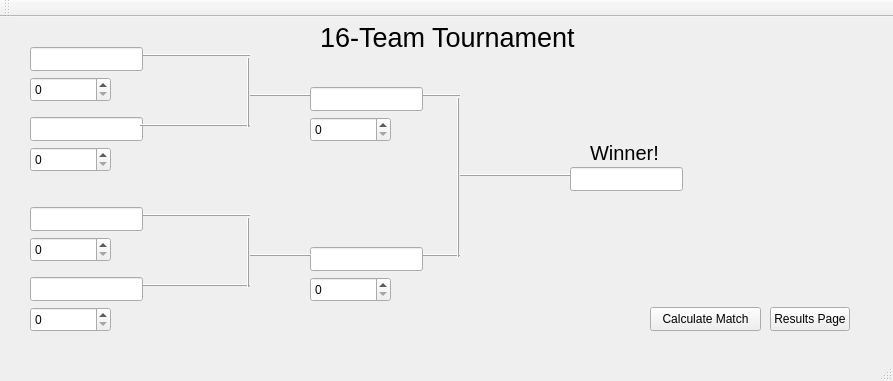
<?xml version="1.0" encoding="UTF-8"?>
<ui version="4.0">
 <class>_16TeamBracketMatchClass</class>
 <widget class="QMainWindow" name="_16TeamBracketMatchClass">
  <property name="geometry">
   <rect>
    <x>0</x>
    <y>0</y>
    <width>893</width>
    <height>381</height>
   </rect>
  </property>
  <property name="windowTitle">
   <string>_16TeamBracketMatch</string>
  </property>
  <widget class="QWidget" name="centralWidget">
   <widget class="QLineEdit" name="lineEdit_2">
    <property name="geometry">
     <rect>
      <x>30</x>
      <y>100</y>
      <width>113</width>
      <height>24</height>
     </rect>
    </property>
   </widget>
   <widget class="QFrame" name="frame_3">
    <property name="geometry">
     <rect>
      <x>140</x>
      <y>260</y>
      <width>111</width>
      <height>16</height>
     </rect>
    </property>
    <property name="font">
     <font>
      <underline>false</underline>
     </font>
    </property>
    <property name="frameShape">
     <enum>QFrame::Shape::HLine</enum>
    </property>
    <property name="frameShadow">
     <enum>QFrame::Shadow::Raised</enum>
    </property>
   </widget>
   <widget class="QFrame" name="frame_2">
    <property name="geometry">
     <rect>
      <x>140</x>
      <y>100</y>
      <width>111</width>
      <height>16</height>
     </rect>
    </property>
    <property name="font">
     <font>
      <underline>false</underline>
     </font>
    </property>
    <property name="frameShape">
     <enum>QFrame::Shape::HLine</enum>
    </property>
    <property name="frameShadow">
     <enum>QFrame::Shadow::Raised</enum>
    </property>
   </widget>
   <widget class="QFrame" name="frame_11">
    <property name="geometry">
     <rect>
      <x>420</x>
      <y>230</y>
      <width>41</width>
      <height>16</height>
     </rect>
    </property>
    <property name="font">
     <font>
      <underline>false</underline>
     </font>
    </property>
    <property name="frameShape">
     <enum>QFrame::Shape::HLine</enum>
    </property>
    <property name="frameShadow">
     <enum>QFrame::Shadow::Raised</enum>
    </property>
   </widget>
   <widget class="QFrame" name="frame_12">
    <property name="geometry">
     <rect>
      <x>460</x>
      <y>150</y>
      <width>111</width>
      <height>16</height>
     </rect>
    </property>
    <property name="font">
     <font>
      <underline>false</underline>
     </font>
    </property>
    <property name="frameShape">
     <enum>QFrame::Shape::HLine</enum>
    </property>
    <property name="frameShadow">
     <enum>QFrame::Shadow::Raised</enum>
    </property>
   </widget>
   <widget class="QPushButton" name="pushButton">
    <property name="geometry">
     <rect>
      <x>770</x>
      <y>290</y>
      <width>80</width>
      <height>24</height>
     </rect>
    </property>
    <property name="text">
     <string>Results Page</string>
    </property>
   </widget>
   <widget class="QFrame" name="frame_7">
    <property name="geometry">
     <rect>
      <x>240</x>
      <y>200</y>
      <width>16</width>
      <height>71</height>
     </rect>
    </property>
    <property name="font">
     <font>
      <underline>false</underline>
     </font>
    </property>
    <property name="frameShape">
     <enum>QFrame::Shape::VLine</enum>
    </property>
    <property name="frameShadow">
     <enum>QFrame::Shadow::Raised</enum>
    </property>
   </widget>
   <widget class="QFrame" name="frame_10">
    <property name="geometry">
     <rect>
      <x>420</x>
      <y>70</y>
      <width>41</width>
      <height>16</height>
     </rect>
    </property>
    <property name="font">
     <font>
      <underline>false</underline>
     </font>
    </property>
    <property name="frameShape">
     <enum>QFrame::Shape::HLine</enum>
    </property>
    <property name="frameShadow">
     <enum>QFrame::Shadow::Raised</enum>
    </property>
   </widget>
   <widget class="QFrame" name="frame_5">
    <property name="geometry">
     <rect>
      <x>240</x>
      <y>40</y>
      <width>16</width>
      <height>71</height>
     </rect>
    </property>
    <property name="font">
     <font>
      <underline>false</underline>
     </font>
    </property>
    <property name="frameShape">
     <enum>QFrame::Shape::VLine</enum>
    </property>
    <property name="frameShadow">
     <enum>QFrame::Shadow::Raised</enum>
    </property>
   </widget>
   <widget class="QPushButton" name="pushButton_2">
    <property name="geometry">
     <rect>
      <x>650</x>
      <y>290</y>
      <width>111</width>
      <height>24</height>
     </rect>
    </property>
    <property name="text">
     <string>Calculate Match</string>
    </property>
   </widget>
   <widget class="QLineEdit" name="lineEdit_6">
    <property name="geometry">
     <rect>
      <x>310</x>
      <y>230</y>
      <width>113</width>
      <height>24</height>
     </rect>
    </property>
   </widget>
   <widget class="QLabel" name="label_2">
    <property name="geometry">
     <rect>
      <x>320</x>
      <y>0</y>
      <width>261</width>
      <height>41</height>
     </rect>
    </property>
    <property name="font">
     <font>
      <pointsize>20</pointsize>
     </font>
    </property>
    <property name="text">
     <string>16-Team Tournament</string>
    </property>
   </widget>
   <widget class="QSpinBox" name="spinBox_2">
    <property name="geometry">
     <rect>
      <x>30</x>
      <y>130</y>
      <width>81</width>
      <height>25</height>
     </rect>
    </property>
    <property name="maximum">
     <number>100</number>
    </property>
   </widget>
   <widget class="QFrame" name="frame_9">
    <property name="geometry">
     <rect>
      <x>450</x>
      <y>80</y>
      <width>16</width>
      <height>161</height>
     </rect>
    </property>
    <property name="font">
     <font>
      <underline>false</underline>
     </font>
    </property>
    <property name="frameShape">
     <enum>QFrame::Shape::VLine</enum>
    </property>
    <property name="frameShadow">
     <enum>QFrame::Shadow::Raised</enum>
    </property>
   </widget>
   <widget class="QFrame" name="frame_8">
    <property name="geometry">
     <rect>
      <x>250</x>
      <y>230</y>
      <width>61</width>
      <height>16</height>
     </rect>
    </property>
    <property name="font">
     <font>
      <underline>false</underline>
     </font>
    </property>
    <property name="frameShape">
     <enum>QFrame::Shape::HLine</enum>
    </property>
    <property name="frameShadow">
     <enum>QFrame::Shadow::Raised</enum>
    </property>
   </widget>
   <widget class="QFrame" name="frame_6">
    <property name="geometry">
     <rect>
      <x>250</x>
      <y>70</y>
      <width>61</width>
      <height>16</height>
     </rect>
    </property>
    <property name="font">
     <font>
      <underline>false</underline>
     </font>
    </property>
    <property name="frameShape">
     <enum>QFrame::Shape::HLine</enum>
    </property>
    <property name="frameShadow">
     <enum>QFrame::Shadow::Raised</enum>
    </property>
   </widget>
   <widget class="QSpinBox" name="spinBox_4">
    <property name="geometry">
     <rect>
      <x>30</x>
      <y>290</y>
      <width>81</width>
      <height>25</height>
     </rect>
    </property>
    <property name="maximum">
     <number>100</number>
    </property>
   </widget>
   <widget class="QLineEdit" name="lineEdit_4">
    <property name="geometry">
     <rect>
      <x>30</x>
      <y>260</y>
      <width>113</width>
      <height>24</height>
     </rect>
    </property>
   </widget>
   <widget class="QSpinBox" name="spinBox_5">
    <property name="geometry">
     <rect>
      <x>310</x>
      <y>100</y>
      <width>81</width>
      <height>25</height>
     </rect>
    </property>
    <property name="maximum">
     <number>100</number>
    </property>
   </widget>
   <widget class="QSpinBox" name="spinBox_6">
    <property name="geometry">
     <rect>
      <x>310</x>
      <y>260</y>
      <width>81</width>
      <height>25</height>
     </rect>
    </property>
    <property name="maximum">
     <number>100</number>
    </property>
   </widget>
   <widget class="QFrame" name="frame_4">
    <property name="geometry">
     <rect>
      <x>140</x>
      <y>190</y>
      <width>111</width>
      <height>16</height>
     </rect>
    </property>
    <property name="font">
     <font>
      <underline>false</underline>
     </font>
    </property>
    <property name="frameShape">
     <enum>QFrame::Shape::HLine</enum>
    </property>
    <property name="frameShadow">
     <enum>QFrame::Shadow::Raised</enum>
    </property>
   </widget>
   <widget class="QLineEdit" name="lineEdit_3">
    <property name="geometry">
     <rect>
      <x>30</x>
      <y>190</y>
      <width>113</width>
      <height>24</height>
     </rect>
    </property>
   </widget>
   <widget class="QFrame" name="frame">
    <property name="geometry">
     <rect>
      <x>140</x>
      <y>30</y>
      <width>111</width>
      <height>16</height>
     </rect>
    </property>
    <property name="font">
     <font>
      <underline>false</underline>
     </font>
    </property>
    <property name="frameShape">
     <enum>QFrame::Shape::HLine</enum>
    </property>
    <property name="frameShadow">
     <enum>QFrame::Shadow::Raised</enum>
    </property>
   </widget>
   <widget class="QLineEdit" name="lineEdit_7">
    <property name="geometry">
     <rect>
      <x>570</x>
      <y>150</y>
      <width>113</width>
      <height>24</height>
     </rect>
    </property>
   </widget>
   <widget class="QSpinBox" name="spinBox">
    <property name="geometry">
     <rect>
      <x>30</x>
      <y>60</y>
      <width>81</width>
      <height>25</height>
     </rect>
    </property>
    <property name="maximum">
     <number>100</number>
    </property>
   </widget>
   <widget class="QLineEdit" name="lineEdit">
    <property name="geometry">
     <rect>
      <x>30</x>
      <y>30</y>
      <width>113</width>
      <height>24</height>
     </rect>
    </property>
   </widget>
   <widget class="QSpinBox" name="spinBox_3">
    <property name="geometry">
     <rect>
      <x>30</x>
      <y>220</y>
      <width>81</width>
      <height>25</height>
     </rect>
    </property>
    <property name="maximum">
     <number>100</number>
    </property>
   </widget>
   <widget class="QLabel" name="label">
    <property name="geometry">
     <rect>
      <x>590</x>
      <y>120</y>
      <width>81</width>
      <height>31</height>
     </rect>
    </property>
    <property name="font">
     <font>
      <pointsize>15</pointsize>
     </font>
    </property>
    <property name="text">
     <string>Winner!</string>
    </property>
   </widget>
   <widget class="QLineEdit" name="lineEdit_5">
    <property name="geometry">
     <rect>
      <x>310</x>
      <y>70</y>
      <width>113</width>
      <height>24</height>
     </rect>
    </property>
   </widget>
  </widget>
  <widget class="QMenuBar" name="menuBar">
   <property name="geometry">
    <rect>
     <x>0</x>
     <y>0</y>
     <width>893</width>
     <height>21</height>
    </rect>
   </property>
  </widget>
  <widget class="QToolBar" name="mainToolBar">
   <attribute name="toolBarArea">
    <enum>TopToolBarArea</enum>
   </attribute>
   <attribute name="toolBarBreak">
    <bool>false</bool>
   </attribute>
  </widget>
  <widget class="QStatusBar" name="statusBar"/>
 </widget>
 <layoutdefault spacing="6" margin="11"/>
 <resources/>
 <connections/>
</ui>
